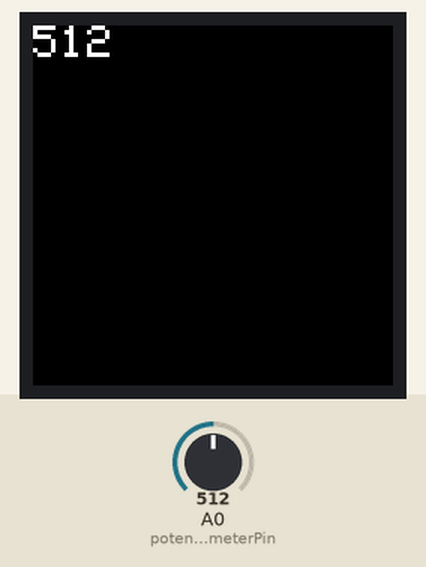
Recording of a sketch running on a simulated Arduino Uno, built with avr-gcc and run on an emulated ATmega328P. Shown: 240×240 colour display. The inputs (shaded band) are chosen by the test bench; at power-on: A0 (potentiometerPin) = 512.

Above: at 1.2 s.
1.3 s: A0 (potentiometerPin) set to 716
At 3.2 s:
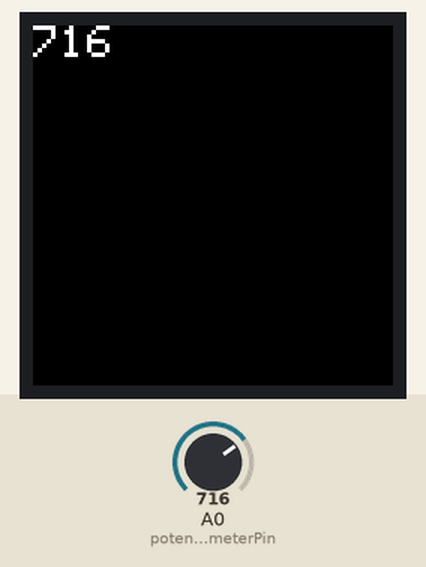
3.6 s: A0 (potentiometerPin) set to 900
At 4.6 s:
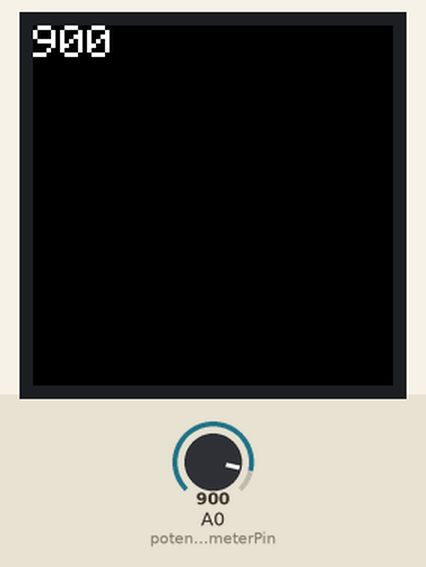
5.7 s: A0 (potentiometerPin) set to 1023
At 7.0 s:
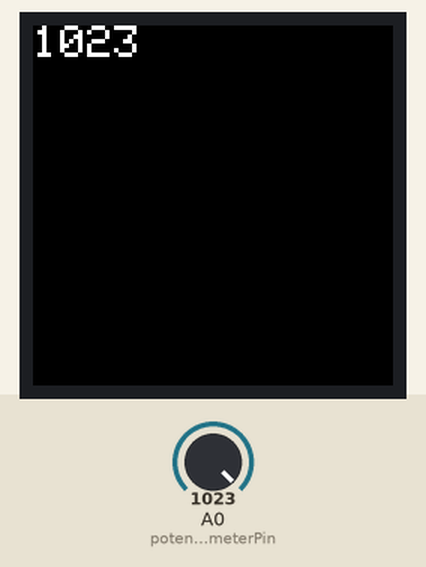
Timing chart, 0 to 8.7 s (numbered marks = the images above; inputs shaded):
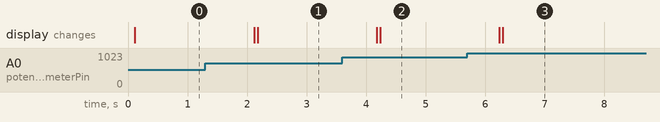

Measured:
- after the input at 1.3 s, the display: first changes after 0.82 s (image 1 shows a later state)
- after the input at 3.6 s, the display: first changes after 0.58 s (image 2 shows a later state)
- after the input at 5.7 s, the display: first changes after 0.54 s (image 3 shows a later state)

The sketch:

PotentiometerOnOLED.ino
```cpp
#include <Arduino_ST7789_Fast.h>
Arduino_ST7789 lcd = Arduino_ST7789(7, 8);

#define potentiometerPin A0

int potentiometerVal;
int prevValue;
void setup() {
  lcd.init(240, 240); //initialize screen resolution
  lcd.fillScreen(BLACK);
  lcd.setTextColor(WHITE);
  lcd.setTextSize(3);
}

void loop() {
  potentiometerVal = analogRead(potentiometerPin);
  if(prevValue != potentiometerVal)lcd.clearScreen();
  prevValue = potentiometerVal;
  lcd.setCursor(0, 0);
  lcd.println(potentiometerVal);
  delay(1000);
}
```
